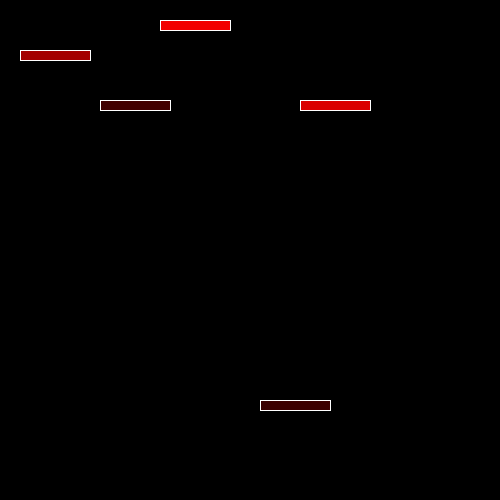
Frame 1 (no input)
Frame 60 (the mouse pressed at the canvas centre just before this capture): identical to frame 1, image omitted
Frame 120 (the mouse held since frame 60 and released just before this capture): identical to frame 1, image omitted

The Processing sketch that drew this single still picture (run headless with seeded random() and noise(); from frame 60 on, the mouse is pressed at the canvas centre):

// Processing sketch: skeletonObject
// ── skeletonObject.pde
Car myCar;
Car myCar2;
Car myCar3;
Car myCar4;
Car myCar5;

int carBeingControlled = 1;
boolean drivingForward = false;
boolean drivingBackwards = false;

void setup() {
  size(500, 500);
  myCar = new Car(20, 50);
  myCar2 = new Car(100, 100.0);  
  myCar3 = new Car(160, 20.0);  
  myCar4 = new Car(260, 400.0);  
  myCar5 = new Car(300.0, 100.0);
}

void draw() {
  background(0);
  myCar.display();
  myCar2.display();
  myCar3.display();
  myCar4.display();
  myCar5.display();
  if (drivingForward == true) {
    myCar.driveForward();
    myCar2.driveForward();
    myCar3.driveForward();
    myCar4.driveForward();
    myCar5.driveForward();
  }

  if (drivingBackwards == true) {
    myCar.driveBackwards();
    myCar2.driveBackwards();
    myCar3.driveBackwards();
    myCar4.driveBackwards();
    myCar5.driveBackwards();
  }
  
  if (keyPressed) {
     if (key == 'b') {
        myCar3.brake();
     } 
  }
}

void keyPressed() {
  switch (key) {
  case '1':
    carBeingControlled = 1;
    break;
  case '2':
    carBeingControlled = 2;
    break;
  case '3':
    carBeingControlled = 3;
    break;
  case '4':
    carBeingControlled = 4;
    break;
  case '5':
    carBeingControlled = 5;
    break;
  }

  if (key == ' ') {
    switch (carBeingControlled) {
    case 1:
      myCar.accelerate();
      break;
    case 2:
      myCar2.accelerate();
      break;
    case 3:
      myCar3.accelerate();
      break;
    case 4:
      myCar4.accelerate();
      break;
    case 5:
      myCar5.accelerate();
      break;
    }
  }

  if (key == 'd') {
    drivingForward = !drivingForward;
  }

  if (key == 'r') {
    drivingBackwards = !drivingBackwards;
  }


  println("I'm controlling " + carBeingControlled);
}


// ── Car.pde
class Car {

  color exterior;
  color interior;
  float speed;
  float x;
  float y;

  Car(float _x, float _y) {
    x = _x;
    y = _y;
    exterior = color(random(255), 0, 0);
    interior = color(255, 255, 255);
    speed = 0;
  }  

  void display() {
    fill(exterior);
    stroke(interior);
    rect(x, y, 70, 10);
  }
  
  void driveForward() {
     x = x + speed; 
  }
  
  void accelerate() {
     speed = speed + 1; 
  }
  
  void brake() {
     speed = speed * .9; 
  }
  
  void driveBackwards() {
     x = x - speed; 
  }

}
